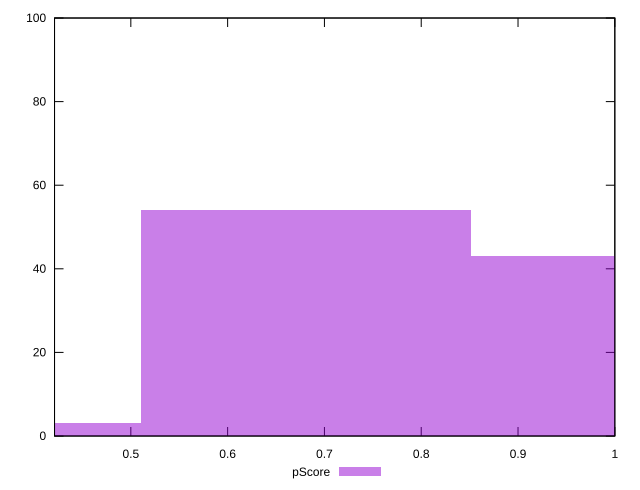

Write the gnuplot code that produced this figure.
reset

$pScore <<EOF
0.681237204830145 54
0.3406186024150725 3
1.0218558072452175 43
EOF

set key outside below
set boxwidth 0.3406186024150725
set xrange [0.42117647058823526:1]
set yrange [0:100]
set trange [0:100]
set style fill transparent solid 0.5 noborder
set terminal svg size 640, 490 enhanced background rgb 'white'
set output "report/report_00029_2021-02-24T13-36-40.390Z/uses-http2/samples/music/pScore/histogram.svg"

plot $pScore title "pScore" with boxes

reset
